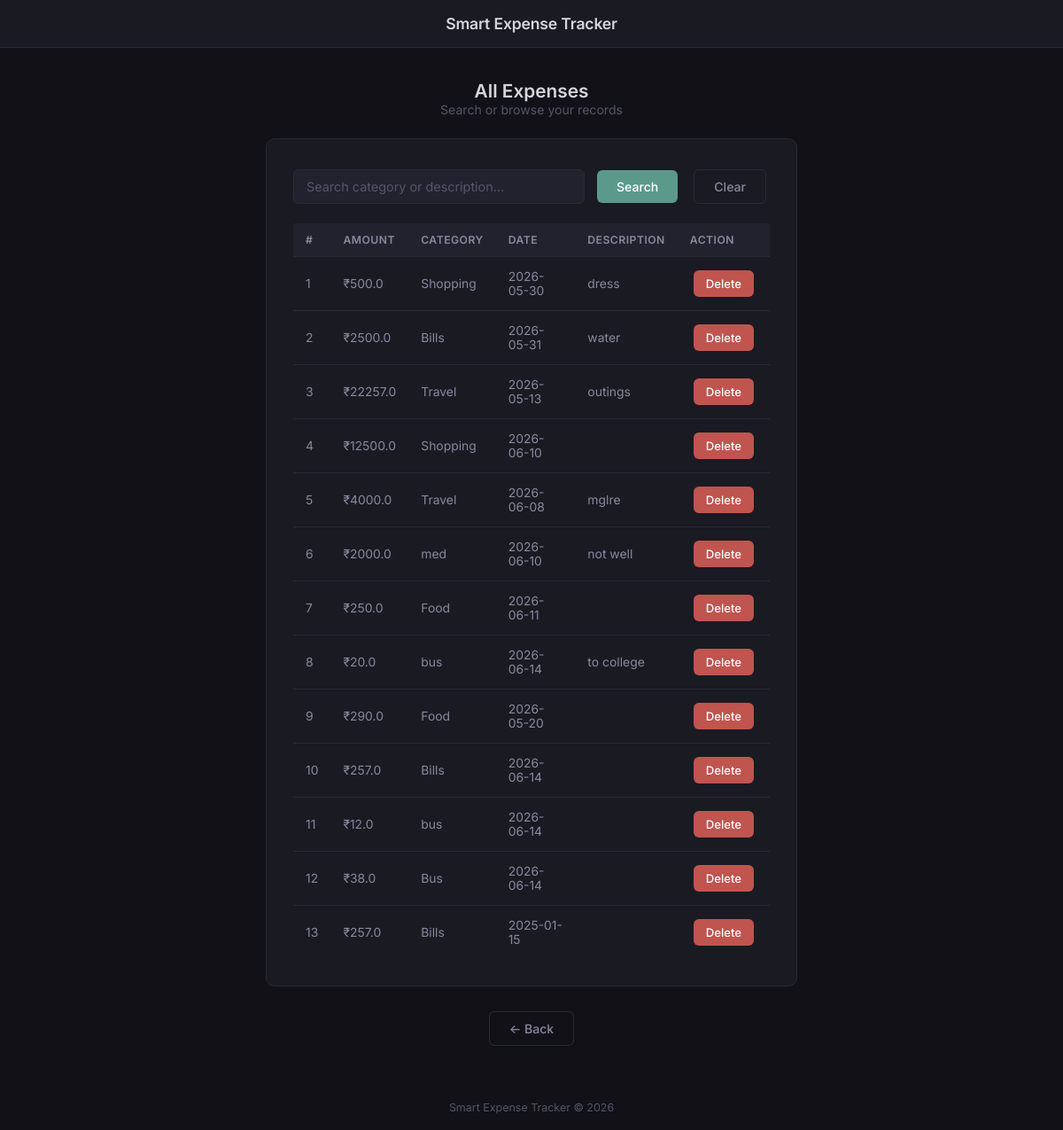
Before: /view with the older database file.
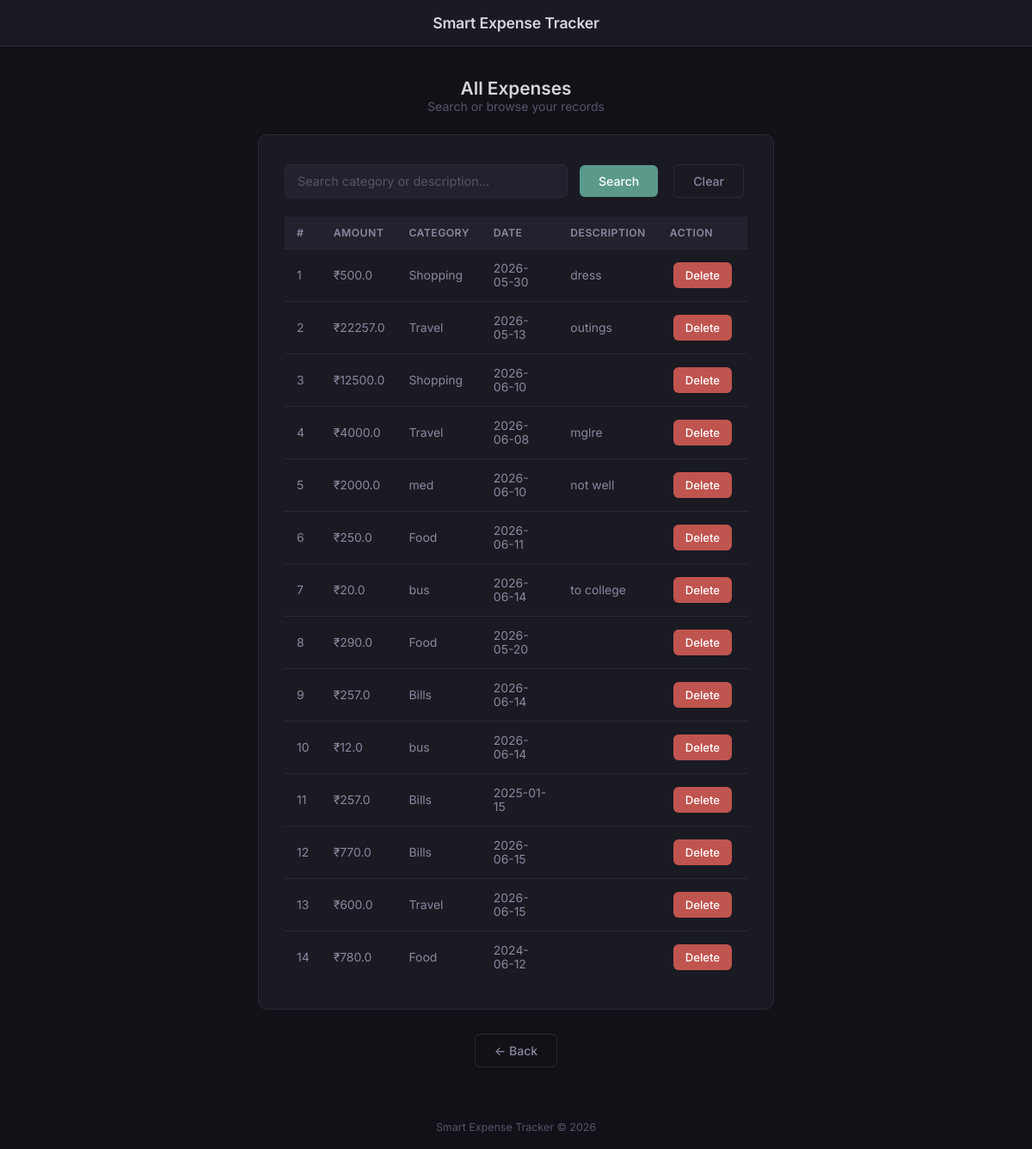
After: the same page with the newer database file.
### tables this page shows
CREATE TABLE expenses (
    id INTEGER PRIMARY KEY AUTOINCREMENT,
    amount REAL NOT NULL,
    category TEXT NOT NULL,
    date TEXT NOT NULL,
    description TEXT
);

### app.py (the view)
@app.route("/view")
def view():
    conn = sqlite3.connect("database.db")
    cur = conn.cursor()
    search = request.args.get("search")
    if search:
        cur.execute("""
            SELECT * FROM expenses
            WHERE category LIKE ? OR description LIKE ?
        """, (f"%{search}%", f"%{search}%"))
    else:
        cur.execute("SELECT * FROM expenses")
    data = cur.fetchall()
    conn.close()
    return render_template("view.html", data=data)

### templates/view.html (shortened to what this page needs)
<!DOCTYPE html>
<html lang="en">
<head>
    <link rel="stylesheet" href="{{ url_for('static', filename='style.css') }}">
</head>
<body>
    <div class="header">
        <h1>Smart Expense Tracker</h1>
    </div>
    <div class="page-title">
        <h2>All Expenses</h2>
        <p class="page-subtitle">Search or browse your records</p>
    </div>
    <div class="card">
        <form class="search-form" method="GET" action="/view">
            <input type="text" name="search" placeholder="Search category or description...">
            <button type="submit">Search</button>
            <a href="/view">
                <button type="button" class="btn-outline">Clear</button>
            </a>
        </form>
        <table>
            <thead>
                <tr>
                    <th>#</th>
                    <th>Amount</th>
                    <th>Category</th>
                    <th>Date</th>
                    <th>Description</th>
                    <th>Action</th>
                </tr>
            </thead>
            <tbody>
                {% for row in data %}
                <tr>
                    <td>{{ loop.index }}</td>
                    <td>₹{{ row[1] }}</td>
                    <td>{{ row[2] }}</td>
                    <td>{{ row[3] }}</td>
                    <td>{{ row[4] }}</td>
                    <td>
                        <button type="button" class="btn-danger btn-delete-trigger"
                                data-id="{{ row[0] }}"
                                data-amount="₹{{ row[1] }}"
                                data-category="{{ row[2] }}"
                                data-date="{{ row[3] }}"
                                data-desc="{{ row[4] }}">
                            Delete
                        </button>
                    </td>
                </tr>
                {% endfor %}
            </tbody>
        </table>
    </div>
    <div class="nav-bottom">
        <a href="/">
            <button class="btn-outline">&larr; Back</button>
        </a>
    </div>
    <footer>Smart Expense Tracker &copy; 2026</footer>
</body>
</html>

### static/style.css (style rules this page uses)
:root { --bg: #111117; --bg-raised: #1a1a22; --bg-input: #22222e; --border: #2a2a36; --border-hover: #3d3d4e; --text: #d5d5dd; --text-dim: #8888a0; --text-faint: #55556a; --accent: #5b9a8b; --accent-hover: #4a8477; --accent-subtle: rgba(91, 154, 139, 0.12); --red: #c0544f; --red-hover: #a8433e; --radius: 10px; --radius-sm: 6px; }
*, *::before, *::after { margin: 0; padding: 0; box-sizing: border-box; }
body { font-family: 'Inter', -apple-system, BlinkMacSystemFont, 'Segoe UI', sans-serif; background: var(--bg); color: var(--text); min-height: 100vh; padding: 0; }
a { text-decoration: none; color: inherit; }
.header { background: var(--bg-raised); border-bottom: 1px solid var(--border); padding: 16px 24px; margin-bottom: 36px; text-align: center; }
.header h1 { font-size: 1.1rem; font-weight: 600; color: var(--text); letter-spacing: -0.01em; }
h2 { color: var(--text); font-size: 1.3rem; font-weight: 600; text-align: center; }
button { background: var(--accent); color: #fff; border: none; padding: 10px 22px; border-radius: var(--radius-sm); cursor: pointer; font-size: 0.88rem; font-weight: 500; font-family: inherit; margin: 4px; transition: background 0.15s ease; }
.btn-outline { background: transparent; border: 1px solid var(--border); color: var(--text-dim); }
.btn-danger { background: var(--red); padding: 7px 14px; font-size: 0.82rem; }
.card, .add-card, .chart-card { background: var(--bg-raised); border: 1px solid var(--border); border-radius: var(--radius); max-width: 600px; margin: 24px auto; padding: 30px; }
table { width: 100%; border-collapse: collapse; margin-top: 18px; }
th, td { padding: 11px 14px; text-align: left; font-size: 0.87rem; }
th { background: var(--bg-input); color: var(--text-dim); font-weight: 600; font-size: 0.76rem; text-transform: uppercase; letter-spacing: 0.04em; border-bottom: 1px solid var(--border); }
td { border-bottom: 1px solid var(--border); color: var(--text-dim); }
tr:last-child td { border-bottom: none; }
.search-form { display: flex; align-items: center; justify-content: center; gap: 10px; flex-wrap: wrap; margin-bottom: 8px; }
.search-form input { flex: 1; max-width: 360px; padding: 10px 14px; border: 1px solid var(--border); border-radius: var(--radius-sm); background: var(--bg-input); color: var(--text); font-size: 0.9rem; font-family: inherit; outline: none; }
.search-form input::placeholder { color: var(--text-faint); }
.page-title { text-align: center; margin-bottom: 6px; }
.page-subtitle { color: var(--text-faint); font-size: 0.88rem; margin-bottom: 20px; text-align: center; }
footer { margin-top: 40px; padding: 18px; color: var(--text-faint); font-size: 0.78rem; text-align: center; }
.nav-bottom { text-align: center; margin-top: 12px; }

Changed rows visible on the page:
removed expenses: amount "2500.0", category "Bills", date "2026-05-31", description "water"
removed expenses: amount "38.0", category "Bus", date "2026-06-14"
added expenses: amount "770.0", category "Bills", date "2026-06-15"
added expenses: amount "600.0", category "Travel", date "2026-06-15"
added expenses: amount "780.0", category "Food", date "2024-06-12"
